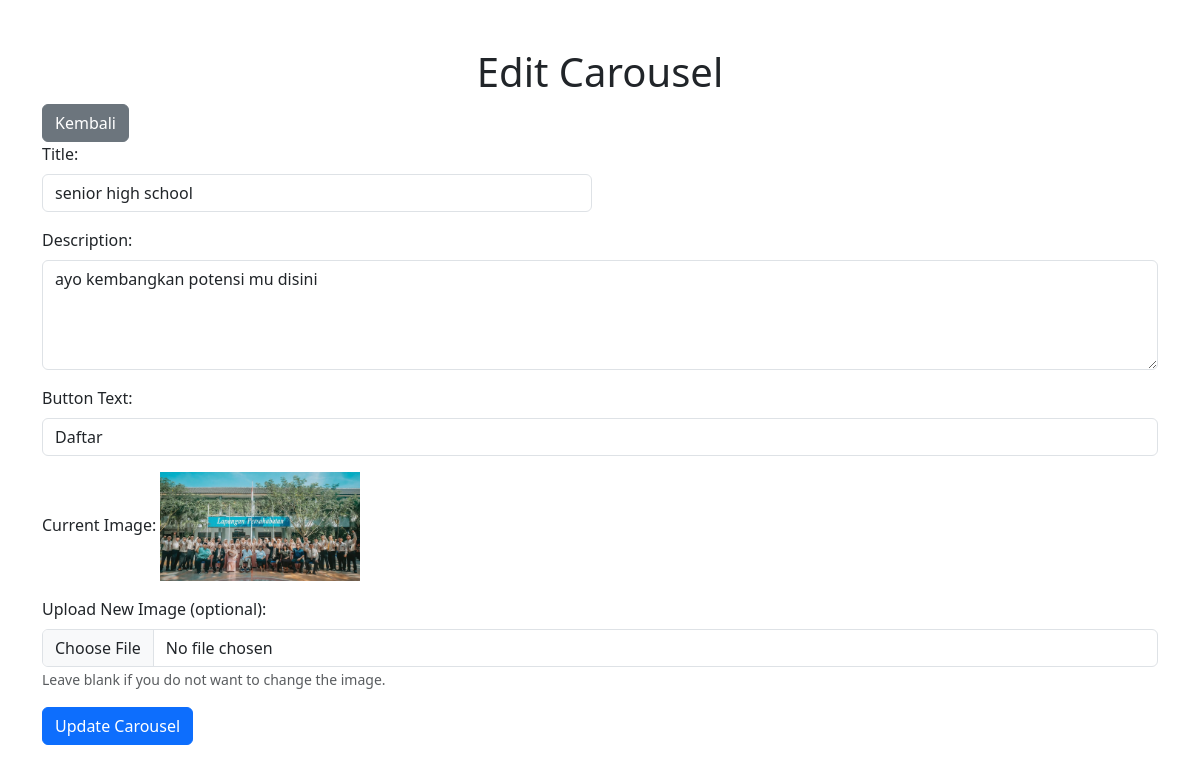
/edit_konten_carousel.php?id=16 (signed in), run on the app's committed database.
### tables this page shows
CREATE TABLE `carousel` (
  `id` int(11) NOT NULL,
  `title` varchar(255) NOT NULL,
  `description` text NOT NULL,
  `image_url` varchar(255) NOT NULL,
  `button_text` varchar(100) DEFAULT NULL
);

### edit_konten_carousel.php (the view, shortened to what this page needs)
<?php include "koneksi.php" ;
$id = $_GET['id'];
$result = $conn->query("SELECT * FROM carousel WHERE id='$id'");
$row = $result->fetch_assoc();
?>
<!DOCTYPE html>
<html lang="en">
<head>
    <link href="https://cdn.jsdelivr.net/npm/bootstrap@5.3.0/dist/css/bootstrap.min.css" rel="stylesheet">
</head>
<body>
    <div class="container mt-5">
        <h1 class="text-center">Edit Carousel</h1>
        <a href="admin_home.php" class="btn btn-secondary">Kembali</a>
        <form method="POST" enctype="multipart/form-data" class="row g-3">
            <div class="col-md-6">
                <label class="form-label">Title:</label>
                <input type="text" class="form-control" name="title" value="<?php echo $row['title']; ?>" required>
            </div>
            <div class="col-12">
                <label class="form-label">Description:</label>
                <textarea class="form-control" name="description" rows="4" required><?php echo $row['description']; ?></textarea>
            </div>
            <div class="col-12">
                <label class="form-label">Button Text:</label>
                <input type="text" class="form-control" name="button_text" value="<?php echo $row['button_text']; ?>" required>
            </div>
            <div class="col-12">
                <label class="form-label">Current Image:</label>
                <img src="<?php echo $row['image_url']; ?>" alt="Current Image" class="img-fluid" style="max-width: 200px;">
            </div>
            <div class="col-12">
                <label class="form-label">Upload New Image (optional):</label>
                <input type="file" class="form-control" name="image_file" accept="image/*">
                <small class="form-text text-muted">Leave blank if you do not want to change the image.</small>
            </div>
            <div class="col-12">
                <button type="submit" class="btn btn-primary">Update Carousel</button>
            </div>
        </form>
    </div>
</body>
</html>

### data on the page
carousel: title "senior high school", description "ayo kembangkan potensi mu disini", button_text "Daftar", image_url (picture)
